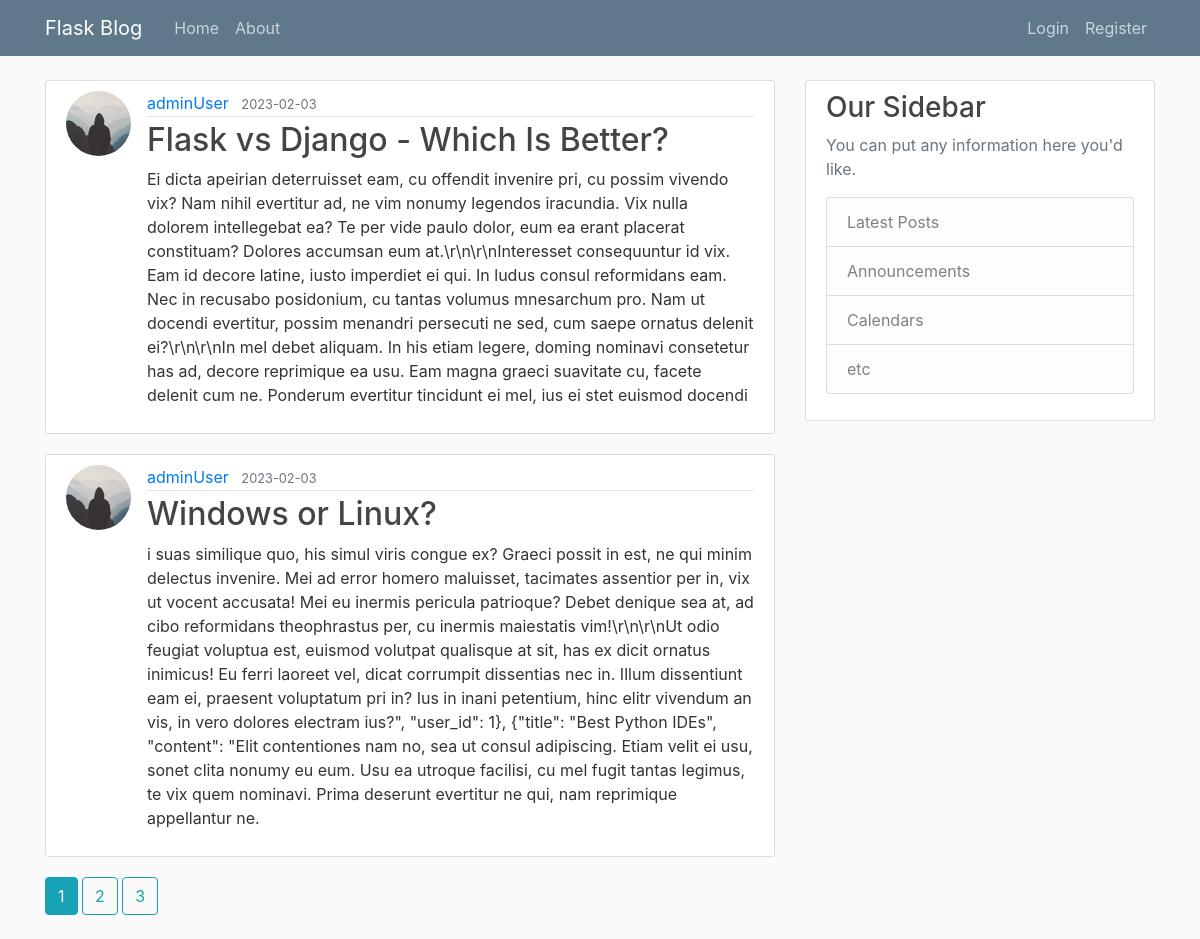
Page /home on the earlier database version.
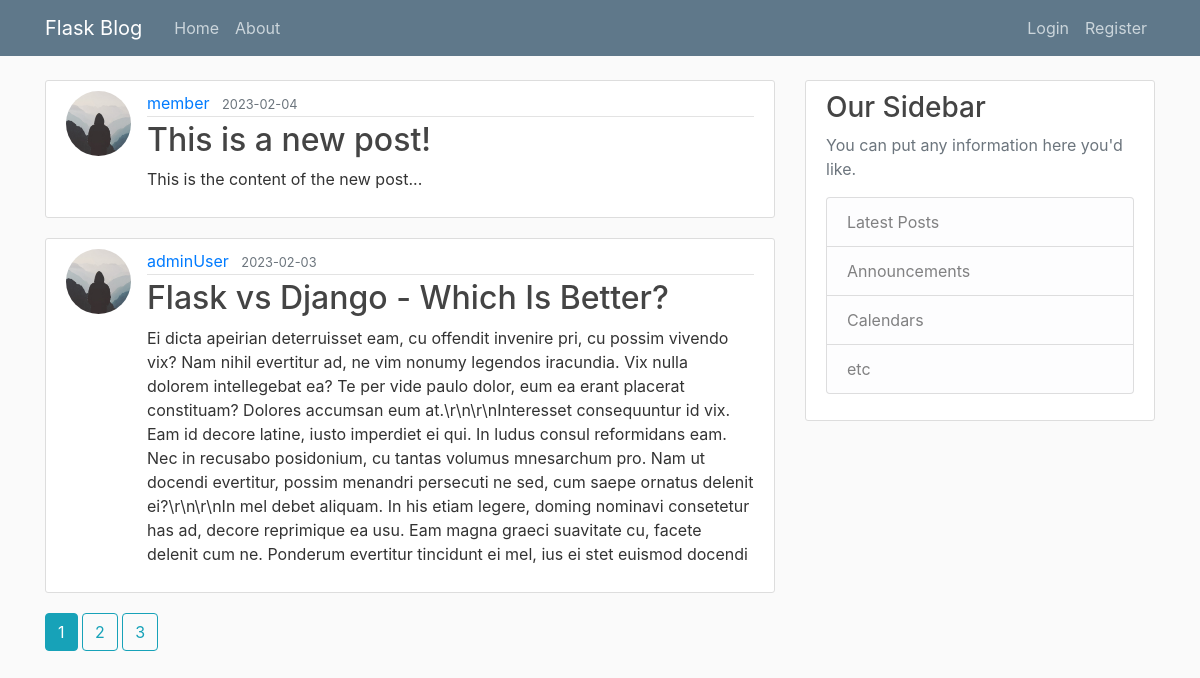
Same page on the later database version.
### flaskblog/models.py (models this page shows, shortened)
class Post(db.Model):
    id = db.Column(db.Integer, primary_key=True)
    title = db.Column(db.String(100), nullable=False)
    date_posted = db.Column(db.DateTime, nullable=False, default=datetime.utcnow)
    content = db.Column(db.Text, nullable=False)
    user_id = db.Column(db.Integer, db.ForeignKey('user.id'), nullable=False)

class User(db.Model, UserMixin):
    id = db.Column(db.Integer, primary_key=True)
    username = db.Column(db.String(20), unique=True, nullable=False)
    email = db.Column(db.String(120), unique=True, nullable=False)
    image = db.Column(db.String(120), nullable=False, default='default.jpg')
    password = db.Column(db.String(60), nullable=False)
    posts = db.relationship('Post', backref='author', lazy=True)

### flaskblog/main/routes.py (the view)
@main.route("/")
@main.route("/home")
def home():
    page = request.args.get('page', 1, type=int)
    posts = Post.query.order_by(Post.date_posted.desc()).paginate(page=page, per_page=2)
    return render_template('home.html', posts=posts)

### flaskblog/templates/home.html
{% extends "layout.html" %}
{% block content %}
    {% for post in posts.items %}
        <article class="media content-section">
            <img class="rounded-circle article-img" src="{{ url_for('static', filename='profile_pics/' + post.author.image) }}">
          <div class="media-body">
            <div class="article-metadata">
              <a class="mr-2" href="{{ url_for('users.user_posts', username=post.author.username) }}">{{ post.author.username }}</a>
              <small class="text-muted">{{ post.date_posted.strftime('%Y-%m-%d') }}</small>
            </div>
            <h2><a class="article-title" href="{{ url_for('posts.post', post_id=post.id) }}">{{ post.title }}</a></h2>
            <p class="article-content">{{ post.content }}</p>
          </div>
        </article>
    {% endfor %}
    {% for page_num in posts.iter_pages(left_edge=1, right_edge=1, left_current=1, right_current=2) %}
        {% if page_num %}
            {% if posts.page == page_num %}
                <a class="btn btn-info mb-4" href="{{ url_for('main.home', page=page_num) }}">{{ page_num }}</a>
            {% else %}
                <a class="btn btn-outline-info mb-4" href="{{ url_for('main.home', page=page_num) }}">{{ page_num }}</a>
            {% endif %}
            {% else %}
            ...
        {% endif %}
    {% endfor %}
{% endblock content %}

### flaskblog/templates/layout.html (shortened to what this page needs)
<!DOCTYPE html>
<html lang="en">
<head>
    <link rel="stylesheet" href="https://maxcdn.bootstrapcdn.com/bootstrap/4.0.0/css/bootstrap.min.css">
    <link rel="stylesheet" type="text/css" href="{{ url_for('static', filename='main.css') }}"/>
</head>
<body>
    <header class="site-header">
      <nav class="navbar navbar-expand-md navbar-dark bg-steel fixed-top">
        <div class="container">
          <a class="navbar-brand mr-4" href="/">Flask Blog</a>
          <div class="collapse navbar-collapse" id="navbarToggle">
            <div class="navbar-nav mr-auto">
              <a class="nav-item nav-link" href="{{ url_for('main.home') }}">Home</a>
              <a class="nav-item nav-link" href="{{ url_for('main.about') }}">About</a>
            </div>
            <div class="navbar-nav">
                {% if current_user.is_authenticated %}
                    <a class="nav-item nav-link" href="{{ url_for('posts.new_post') }}">New Post</a>
                    <a class="nav-item nav-link" href="{{ url_for('users.account') }}">Account</a>
                    <a class="nav-item nav-link" href="{{ url_for('users.logout') }}">Logout</a>
                {% else %}
                    <a class="nav-item nav-link" href="{{ url_for('users.login') }}">Login</a>
                    <a class="nav-item nav-link" href="{{ url_for('users.register') }}">Register</a>
                {% endif %}
            </div>
          </div>
        </div>
      </nav>
    </header>
    <main role="main" class="container">
      <div class="row">
        <div class="col-md-8">
          {% block content %}{% endblock %}
        </div>
        <div class="col-md-4">
          <div class="content-section">
            <h3>Our Sidebar</h3>
            <p class='text-muted'>You can put any information here you'd like.
              <ul class="list-group">
                <li class="list-group-item list-group-item-light">Latest Posts</li>
                <li class="list-group-item list-group-item-light">Announcements</li>
                <li class="list-group-item list-group-item-light">Calendars</li>
                <li class="list-group-item list-group-item-light">etc</li>
              </ul>
            </p>
          </div>
        </div>
      </div>
    </main>
</body>
</html>

### flaskblog/static/main.css (style rules this page uses)
body { background: #fafafa; color: #333333; margin-top: 5rem; }
h1, h2, h3, h4, h5, h6 { color: #444444; }
.bg-steel { background-color: #5f788a; }
.site-header .navbar-nav .nav-link { color: #cbd5db; }
.content-section { background: #ffffff; padding: 10px 20px; border: 1px solid #dddddd; border-radius: 3px; margin-bottom: 20px; }
.article-title { color: #444444; }
.article-content { white-space: pre-line; }
.article-img { height: 65px; width: 65px; margin-right: 16px; }
.article-metadata { padding-bottom: 1px; margin-bottom: 4px; border-bottom: 1px solid #e3e3e3 }

Differences in the rows shown:
no longer on this page (row unchanged): Post: image (placeholder picture), author.username "adminUser", date_posted "2023-02-03", title "Windows or Linux?", content "i suas similique quo, his simul viris congue ex? Graeci possit in est, ne qui minim delectus invenire. Mei ad error homero maluisset, tacimates assentior per in, vix ut vocent accusata! Mei eu inermis pericula patrioque? Debet denique sea at, ad cibo reformidans theophrastus per, cu inermis maiestatis vim!\\r\\n\\r\\nUt odio feugiat voluptua est, euismod volutpat qualisque at sit, has ex dicit ornatus inimicus! Eu ferri laoreet vel, dicat corrumpit dissentias nec in. Illum dissentiunt eam ei, praesent voluptatum pri in? Ius in inani petentium, hinc elitr vivendum an vis, in vero dolores electram ius?\", \"user_id\": 1}, {\"title\": \"Best Python IDEs\", \"content\": \"Elit contentiones nam no, sea ut…"
added Post: image (placeholder picture), author.username "member", date_posted "2023-02-04", title "This is a new post!", content "This is the content of the new post..."
